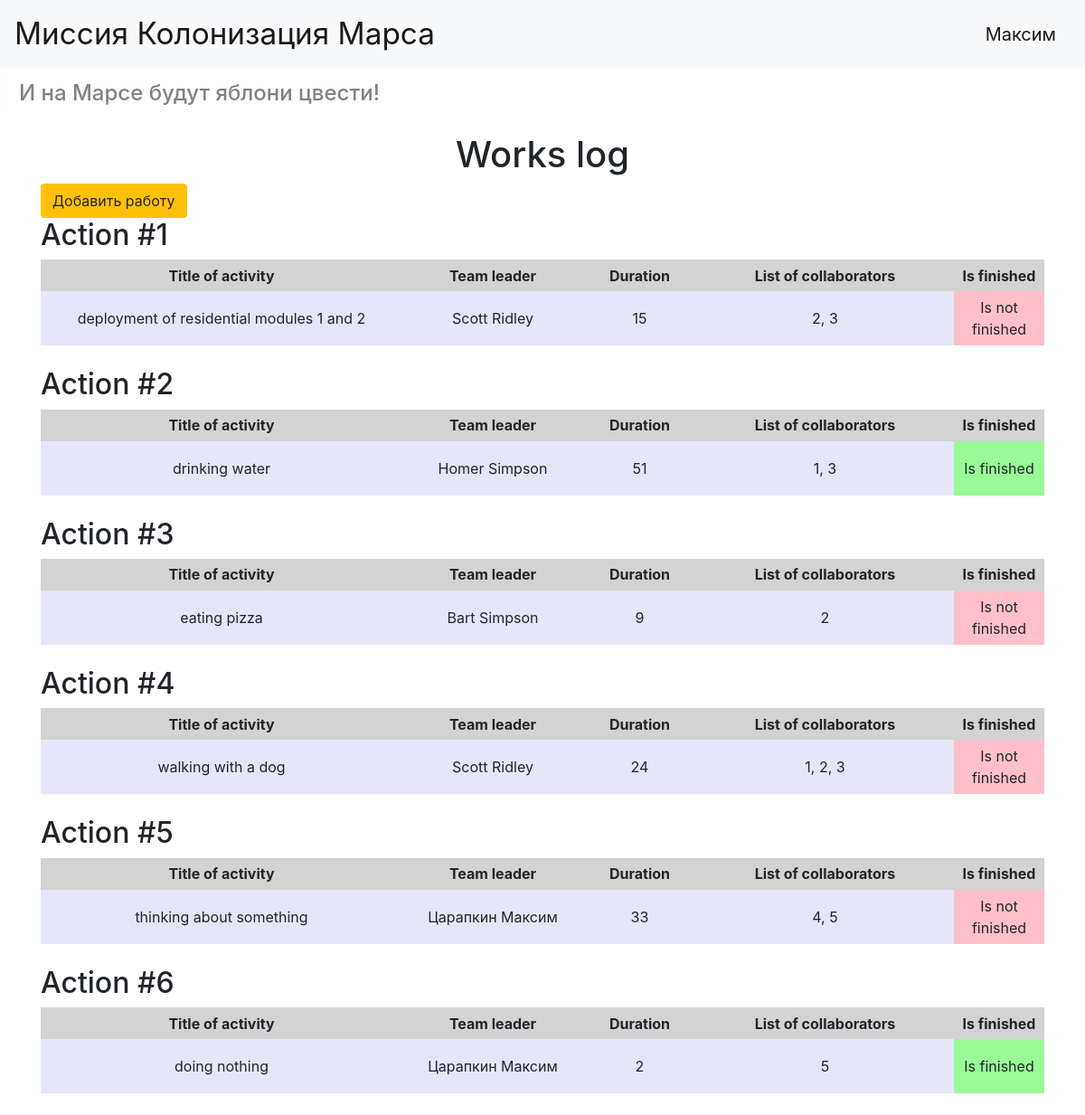
The page /jobs (signed in) on the database its author committed.
### data/users.py (models this page shows, shortened)
class User(SqlAlchemyBase, UserMixin):
    __tablename__ = 'users'
    id = sqlalchemy.Column(sqlalchemy.Integer,
                           primary_key=True, autoincrement=True)
    surname = sqlalchemy.Column(sqlalchemy.String, nullable=True)
    name = sqlalchemy.Column(sqlalchemy.String, nullable=True)
    age = sqlalchemy.Column(sqlalchemy.Integer, nullable=True)
    position = sqlalchemy.Column(sqlalchemy.String, nullable=True)
    speciality = sqlalchemy.Column(sqlalchemy.String, nullable=True)
    address = sqlalchemy.Column(sqlalchemy.String, nullable=True)
    email = sqlalchemy.Column(sqlalchemy.String, unique=True, nullable=True)
    hashed_password = sqlalchemy.Column(sqlalchemy.String, nullable=True)
    modified_date = sqlalchemy.Column(sqlalchemy.DateTime,
                                      default=datetime.datetime.now)
    jobs = orm.relation("Jobs", back_populates='user')
    departments = orm.relation("Department", back_populates='user')

### data/news.py (models this page shows, shortened)
class Jobs(SqlAlchemyBase):
    __tablename__ = 'jobs'
    id = sqlalchemy.Column(sqlalchemy.Integer,
                           primary_key=True, autoincrement=True)
    team_leader = sqlalchemy.Column(sqlalchemy.Integer,
                                    sqlalchemy.ForeignKey("users.id"))
    job = sqlalchemy.Column(sqlalchemy.String, nullable=True)
    work_size = sqlalchemy.Column(sqlalchemy.Integer, nullable=True)
    collaborators = sqlalchemy.Column(sqlalchemy.String, nullable=True)
    start_date = sqlalchemy.Column(sqlalchemy.DateTime,
                                   default=datetime.datetime.now)
    end_date = sqlalchemy.Column(sqlalchemy.DateTime,
                                 default=datetime.datetime.now)
    is_finished = sqlalchemy.Column(sqlalchemy.Boolean, nullable=True, default=False)
    user = orm.relation('User')

### main.py (the view)
@app.route('/jobs')
def jobs_list():
    db_session.global_init('db/blogs.sqlite')
    session = db_session.create_session()
    jobs = session.query(Jobs).all()
    users = session.query(User).all()
    return render_template('jobs.html', jobs=jobs, users=users)

### data/db_session.py (called while the page is built, shortened)
def global_init(db_file):
    global __factory
    if __factory:
        return

def create_session() -> Session:
    global __factory
    return __factory()

### main.py (called while the page is built)
@login_manager.user_loader
def load_user(user_id):
    session = db_session.create_session()
    return session.query(User).get(user_id)

### templates/jobs.html
{% extends 'base.html' %}
{% block content %}
    <h1 align="center">Works log</h1>
    {% if current_user.is_authenticated %}
        <a class="btn btn-warning" href="/addjob">Добавить работу</a>
    {% endif %}
    {% for item in jobs %}
    <div>
        <h2>Action #{{loop.index}}</h2>
        <table>
            <tr><th width="400px">Title of activity</th>
                <th width="200px">Team leader</th>
                <th>Duration</th>
                <th>List of collaborators</th>
                <th>Is finished</th></tr>
            <tr>
                <td bgcolor="Lavender">{{item.job}}</td>
            {% for i in users %}
                {% if i.id == item.team_leader %}
                <td bgcolor="Lavender">
                    {{i.surname}}
                    {{i.name}}
                </td>
                {%endif%}
            {%endfor%}
                <td bgcolor="Lavender">{{item.work_size}}</td>
                <td bgcolor="Lavender">{{item.collaborators}}</td>
                {%if item.is_finished%}
                <td bgcolor="PaleGreen" width="100">Is finished</td>
                {%else%}
                <td bgcolor="pink" width="100">Is not finished</td>
                {%endif%}
            </tr>
        </table>
        <br>
    </div>
    {% endfor %}
{% endblock %}

### templates/base.html (shortened to what this page needs)
<!doctype html>
<html lang="en">
<head>
    <link rel="stylesheet"
          href="https://stackpath.bootstrapcdn.com/bootstrap/4.4.1/css/bootstrap.min.css"
>
    <link rel="stylesheet" type="text/css" href="../static/css/style.css" />
</head>
<body>
<header>
    <nav class="navbar navbar-light bg-light">
        <a class="navbar-brand font_size" href="/jobs">Миссия Колонизация Марса</a>
        {% if current_user.is_authenticated %}
            <a class="navbar-brand" href="/logout">{{ current_user.name }}</a>
        {% else %}
            <p>
                <a class="btn btn-primary " href="/register">Зарегистрироваться</a>
                <a class="btn btn-success" href="/login">Войти</a>
            </p>
        {% endif %}
    </nav>
    <h4 class="alert alert-light">И на Марсе будут яблони цвести!</h4>
</header>
    <main role="main" class="container">
        {% block content %}{% endblock %}
    </main>
</body>
</html>

### static/css/style.css (style rules this page uses)
.font_size { font-size: 25pt; }
table { width: 100% }
th { height: 35px; background-color: #D3D3D3; text-align: center; }
td { height: 60px; text-align: center; }

### rows shown on the page
User: name "Максим", surname "Царапкин"
Jobs: job "deployment of residential modules 1 and 2", work_size "15", collaborators "2, 3", is_finished "Is not finished"
User: surname "Scott", name "Ridley"
Jobs: job "drinking water", work_size "51", collaborators "1, 3", is_finished "Is finished"
User: surname "Homer", name "Simpson"
Jobs: job "eating pizza", work_size "9", collaborators "2", is_finished "Is not finished"
User: surname "Bart", name "Simpson"
Jobs: job "walking with a dog", work_size "24", collaborators "1, 2, 3", is_finished "Is not finished"
Jobs: job "thinking about something", work_size "33", collaborators "4, 5", is_finished "Is not finished"
Jobs: job "doing nothing", work_size "2", collaborators "5", is_finished "Is finished"
